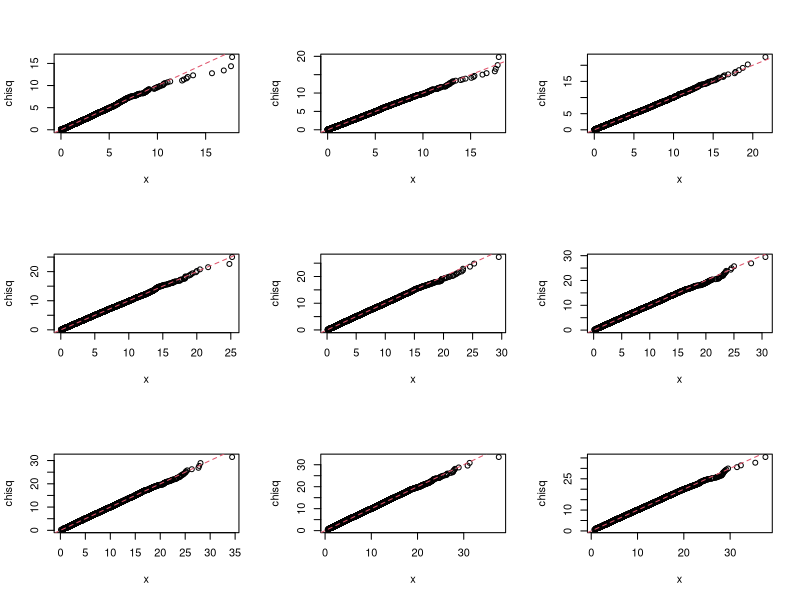
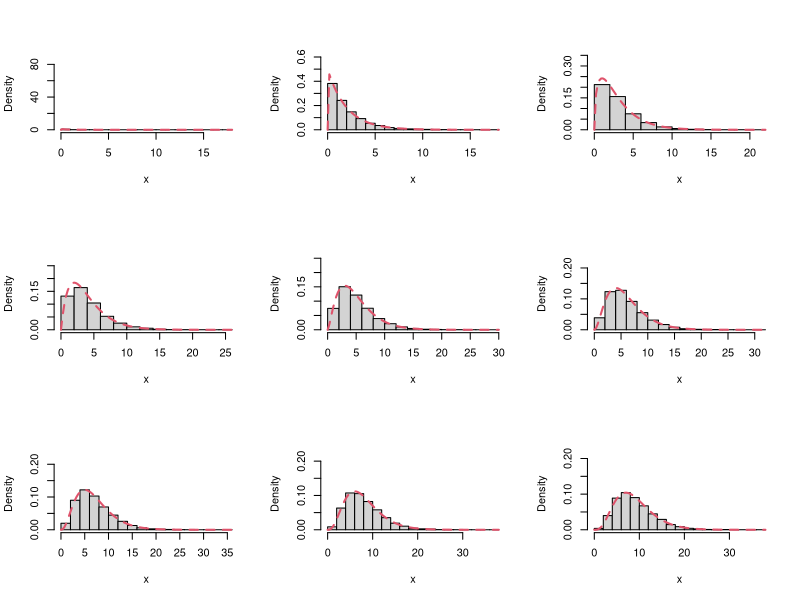

Here is the R script that generated these plots, in order: (Note: a time limit stopped this script after it produced the figures.)
## ---- chunk 1
knitr::opts_chunk$set(echo = TRUE, message = FALSE)
## ---- chunk 2
port <- function(x, lag, fitdf) { # x = 標本, lag = ラグ, fitdf = 自由度の減数
  res <- Box.test(x, lag = lag, type = "Ljung-Box", fitdf = fitdf) # かばん検定
#  res <- c(lag, res$statistic, res$parameter, res$p.value) # ラグ, 検定統計量, 自由度, p 値
#  names(res) <- c("m", "Q(m)", "df", "p.value") # 名称
  res <- res$statistic # 検定統計量

  return(res)
}
## ---- chunk 3
T <- 100 # 標本数
p <- 1; ar <- 0.5 # AR 次数; AR 係数
fitdf <- 0 # 自由度の減数
lag <- 1 + fitdf # ラグ
# AR(p) の模擬データ
x <- arima.sim(n = T, # 標本数
               list(order = c(p, 0, 0), ar = ar)) # AR 次数, AR 係数
port(x, lag, fitdf)
## ---- chunk 4
port.sim <- function(T, p, ar, mu, # T = 標本数, p = AR 次数, ar = AR 係数, mu = 平均
                     include.mean, fixed, lag, fitdf) { # include.mean = 推定平均, fixed = 推定係数, lag = ラグ, fitdf = 自由度の減数
  # AR(p) の模擬データを作成
  x <- arima.sim(n = T, # 標本数
                 list(order = c(p, 0, 0), ar = ar)) # AR 次数, AR 係数
  x <- mu + x  # 平均を加算

  # AR(p) で模擬データを推定
  est <- arima(x, # 模擬データ
               order = c(p, 0, 0), # AR 次数
               include.mean = include.mean, # 推定平均 
               transform.pars = F, # 変換しない
               fixed = fixed, # 推定係数
               method = "CSS") # 条件付最小 2 乗法 

  res <- sapply(lag, port, x = est$residuals, fitdf = fitdf) # x と fitdf に対して各 lag の port を計算

  return(res)
}
## ---- chunk 5
mu <- 2 # 平均
include.mean <- TRUE # 推定平均
fixed <- rep(NA, p + 1) # 推定係数
fitdf <- 0 # 自由度の減数
lag <- 1:4 + fitdf # ラグ
port.sim(T, p, ar, mu, include.mean, fixed, lag, fitdf)
## ---- chunk 6
port.res.qqplot <- function(x, lag, fitdf) { # x = シミュレーション結果, lag = ラグ, fitdf = 自由度の減数
  n.lag <- length(lag) # ラグ数

  for(i in 1:n.lag) {
    # QQ plot
    qqplot(x[i,], # 標本
           qchisq(ppoints(x[i,]), df = lag[i] - fitdf), # 理論値
           xlab = "x", ylab = "chisq") # ラベル

    # 直線を追加
    abline(a = 0, b = 1, # 切片, 傾き
           col = 2, lty = 2) # 赤色, 点線
  }
}
## ---- chunk 7
port.res.hist <- function(x, lag, fitdf) { # x = シミュレーション結果, lag = ラグ, fitdf = 自由度の減数
  n.lag <- length(lag) # ラグ数

  for(i in 1:n.lag) {
    # ヒストグラム
    y.max <- max(dchisq(x[i,], df = lag[i] - fitdf)) + 0.1 # y 軸の最大値
    hist(x[i,], # 標本
         freq = FALSE, # 相対度数
         main = "", # 図題
         ylim = c(0, y.max), # y 軸の範囲
         xlab = "x") # x 軸のラベル

    # 密度関数
    curve(dchisq(x, df = lag[i] - fitdf), # 密度関数
          add = TRUE, # プロットを追加
          col = 2, lty = 2, lwd = 2) # 赤色, 点線, 太線
  }
}
## ---- chunk 8
port.res.mv <- function(x, lag, fitdf) { # x = シミュレーション結果, lag = ラグ, fitdf = 自由度の減数
  res <- cbind(lag - fitdf, apply(x, 1, mean), apply(x, 1, var)) # 自由度, 行毎の平均, 行毎の分散
  res <- cbind(lag, res) # ラグを追加
  rownames(res) <- NULL
  colnames(res) <- c("m", "df", "mean", "var") # 列名

  return(res)
}
## ---- chunk 9
n.rep <- 10^(4)
## ---- chunk 10
T <- 500
## ---- chunk 11
p <- 1; ar <- 0.5; mu <- 2 # AR 次数; AR 係数; 平均
include.mean <- TRUE # 推定平均
fixed <- rep(NA, p + 1) # 推定係数
fitdf <- p # 自由度の減数
lag <- 1:9 + fitdf # ラグ
## ---- chunk 12
system.time(x <- replicate(n.rep, port.sim(T, p, ar, mu, include.mean, fixed, lag, fitdf))) # 計算時間
## ---- chunk 13
par(mfrow = c(3, 3)) # プロット画面を 3 行 3 列に分割
port.res.qqplot(x, lag, fitdf) # QQ plot
port.res.hist(x, lag, fitdf) # ヒストグラムと密度関数
## ---- chunk 14
res <- port.res.mv(x, lag, fitdf) # 自由度, 平均, 分散
digits <- c(0, 0, 3, 3) # 少数点以下の最大表示桁数
col.names <- c("$m$", "自由度", "平均", "分散") # 列名
caption <- "AR$(1)$ の残差に対するかばん検定の平均と分散" # 表題

# 表を作成
knitr::kable(res, # 結果
             digits = digits, # 少数点以下の最大表示桁数
             col.names = col.names, # 列名
             caption = caption) # 表題
## ---- chunk 15
p <- 2; ar <- c(0.5, 0.2); mu <- 2 # AR 次数; AR 係数; 平均
include.mean <- TRUE # 推定平均
fixed <- rep(NA, p + 1) # 推定係数
fitdf <- p # 自由度の減数
lag <- 1:9 + fitdf # ラグ
## ---- chunk 16
system.time(x <- replicate(n.rep, port.sim(T, p, ar, mu, include.mean, fixed, lag, fitdf))) # 計算時間
## ---- chunk 17
par(mfrow = c(3, 3)) # プロット画面を 3 行 3 列に分割
port.res.qqplot(x, lag, fitdf) # QQ plot
port.res.hist(x, lag, fitdf) # ヒストグラムと密度関数 
## ---- chunk 18
res <- port.res.mv(x, lag, fitdf) # 自由度, 平均, 分散
caption <- "AR$(2)$ の残差に対するかばん検定の平均と分散" # 表題

# 表を作成
knitr::kable(res, # 結果
             digits = digits, # 少数点以下の最大表示桁数
             col.names = col.names, # 列名
             caption = caption) # 表題
## ---- chunk 19
p <- 3; ar <- c(0.4, 0.3, 0.2); mu <- 2 # AR 次数; AR 係数; 平均
include.mean <- TRUE # 推定平均
fixed <- rep(NA, p + 1) # 推定係数
fitdf <- p # 自由度の減数
lag <- 1:9 + fitdf # ラグ
## ---- chunk 20
system.time(x <- replicate(n.rep, port.sim(T, p, ar, mu, include.mean, fixed, lag, fitdf))) # 計算時間
## ---- chunk 21
par(mfrow = c(3, 3)) # プロット画面を 3 行 3 列に分割
port.res.qqplot(x, lag, fitdf) # QQ plot
port.res.hist(x, lag, fitdf) # ヒストグラムと密度関数 
## ---- chunk 22
res <- port.res.mv(x, lag, fitdf) # 自由度, 平均, 分散
caption <- "AR$(3)$ の残差に対するかばん検定の平均と分散" # 表題

# 表を作成
knitr::kable(res, # 結果
             digits = digits, # 少数点以下の最大表示桁数
             col.names = col.names, # 列名
             caption = caption) # 表題
## ---- chunk 23
p <- 3; ar <- c(0.6, -0.4, -0.2); mu <- 0 # AR 次数; AR 係数; 平均
include.mean <- TRUE # 推定平均
fixed <- rep(NA, p + 1) # 推定係数
fitdf <- p # 自由度の減数
lag <- 1:9 + fitdf # ラグ
## ---- chunk 24
system.time(x <- replicate(n.rep, port.sim(T, p, ar, mu, include.mean, fixed, lag, fitdf))) # 計算時間
## ---- chunk 25
par(mfrow = c(3, 3)) # プロット画面を 3 行 3 列に分割
port.res.qqplot(x, lag, fitdf) # QQ plot
port.res.hist(x, lag, fitdf) # ヒストグラムと密度関数 
## ---- chunk 26
res <- port.res.mv(x, lag, fitdf) # 自由度, 平均, 分散
caption <- "AR$(3)'$ の残差に対するかばん検定の平均と分散" # 表題

# 表を作成
knitr::kable(res, # 結果
             digits = digits, # 少数点以下の最大表示桁数
             col.names = col.names, # 列名
             caption = caption) # 表題
## ---- chunk 27
p <- 3; ar <- c(0.6, -0.4, -0.2); mu <- 0 # AR 次数; AR 係数; 平均
include.mean <- FALSE # 推定平均
fixed <- rep(NA, p) # 推定係数
fitdf <- p # 自由度の減数
lag <- 1:9 + fitdf # ラグ
## ---- chunk 28
system.time(x <- replicate(n.rep, port.sim(T, p, ar, mu, include.mean, fixed, lag, fitdf))) # 計算時間
## ---- chunk 29
par(mfrow = c(3, 3)) # プロット画面を 3 行 3 列に分割
port.res.qqplot(x, lag, fitdf) # QQ plot
port.res.hist(x, lag, fitdf) # ヒストグラムと密度関数 
## ---- chunk 30
res <- port.res.mv(x, lag, fitdf) # 自由度, 平均, 分散
caption <- "AR$(3)'$ の残差に対するかばん検定の平均と分散" # 表題

# 表を作成
knitr::kable(res, # 結果
             digits = digits, # 少数点以下の最大表示桁数
             col.names = col.names, # 列名
             caption = caption) # 表題
## ---- chunk 31
p <- 3; ar <- c(0.6, 0, -0.3); mu <- 2 # AR 次数; AR 係数; 平均
include.mean <- TRUE # 推定平均
fixed <- rep(NA, p + 1) # 推定係数
fitdf <- p # 自由度の減数
lag <- 1:9 + fitdf # ラグ
## ---- chunk 32
system.time(x <- replicate(n.rep, port.sim(T, p, ar, mu, include.mean, fixed, lag, fitdf))) # 計算時間
## ---- chunk 33
par(mfrow = c(3, 3)) # プロット画面を 3 行 3 列に分割
port.res.qqplot(x, lag, fitdf) # QQ plot
port.res.hist(x, lag, fitdf) # ヒストグラムと密度関数 
## ---- chunk 34
res <- port.res.mv(x, lag, fitdf) # 自由度, 平均, 分散
caption <- "AR$(3)'$ の残差に対するかばん検定の平均と分散" # 表題

# 表を作成
knitr::kable(res, # 結果
             digits = digits, # 少数点以下の最大表示桁数
             col.names = col.names, # 列名
             caption = caption) # 表題
## ---- chunk 35
p <- 3; ar <- c(0.6, 0, -0.3); mu <- 2 # AR 次数; AR 係数; 平均
include.mean <- TRUE # 推定平均
fixed <- c(NA, 0, NA, NA) # 推定係数
fitdf <- p - 1 # 自由度の減数
lag <- 1:9 + fitdf # ラグ
## ---- chunk 36
system.time(x <- replicate(n.rep, port.sim(T, p, ar, mu, include.mean, fixed, lag, fitdf))) # 計算時間
## ---- chunk 37
par(mfrow = c(3, 3)) # プロット画面を 3 行 3 列に分割
port.res.qqplot(x, lag, fitdf) # QQ plot
port.res.hist(x, lag, fitdf) # ヒストグラムと密度関数 
## ---- chunk 38
res <- port.res.mv(x, lag, fitdf) # 自由度, 平均, 分散
caption <- "AR$(3)''$ の残差に対するかばん検定の平均と分散" # 表題

# 表を作成
knitr::kable(res, # 結果
             digits = digits, # 少数点以下の最大表示桁数
             col.names = col.names, # 列名
             caption = caption) # 表題
